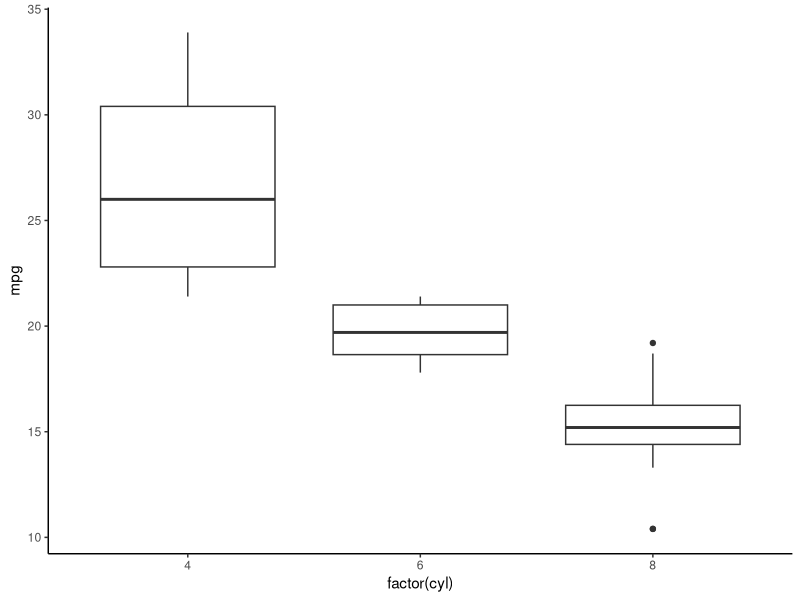
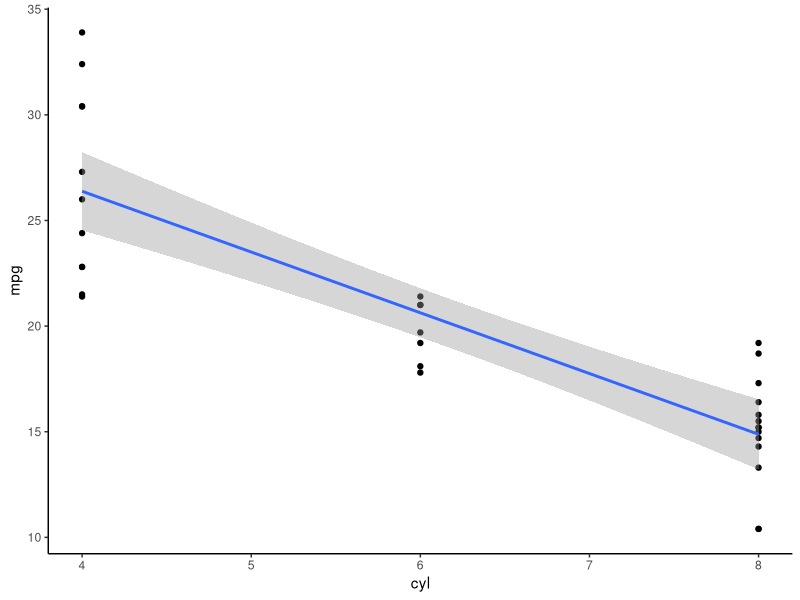

These figures' R source, in order:
## ---- chunk 1
#load packages
library(tidyverse)
library(kableExtra)

base_dir <- "C:/Users/pkiel/Github/notebook/" # i.e. where the jekyll blog is on the hard drive.
base_url <- "/notebook/" # subdirectory of patrickkiel.com
fig_path <- "images/"

  # Set base directories
  knitr::opts_knit$set(base.dir = base_dir, base.url = base_url)
  
  # Set figure directories
  knitr::opts_chunk$set(fig.path = fig_path,
                      cache.path = '../cache/',
                      message=FALSE, warning=FALSE,
                      cache = FALSE)




## ---- chunk 2
mtcars %>%
  group_by(cyl) %>%
  summarise(count = n(),
            averageMPG = mean(mpg, na.rm = T),
            sdMPG = sd(mpg, na.rm = T)) %>%
  kbl() %>%
  kable_material()
## ---- chunk 3
mtcars %>%
  ggplot(aes(factor(cyl), mpg)) +
  geom_boxplot() +
  theme_classic()
## ---- chunk 4
mtcars %>%
  ggplot(aes(cyl, mpg)) +
  geom_point() +
  geom_smooth(method='lm', formula=y~x) +
  theme_classic()
